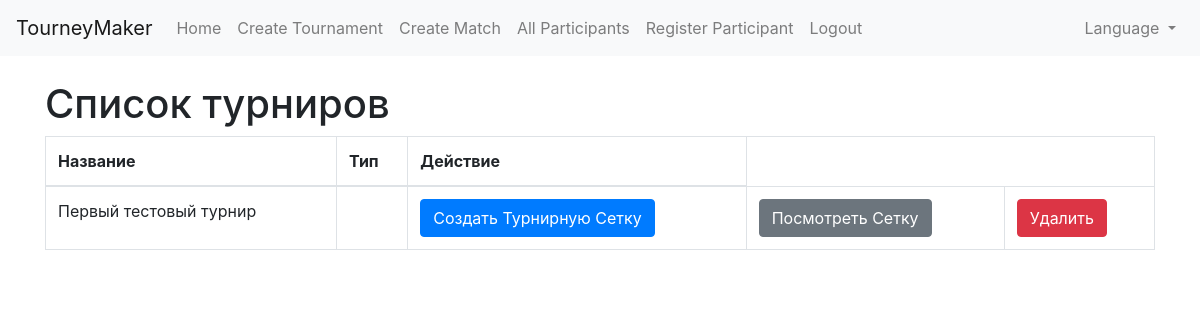
Page / (signed in) on the earlier database version.
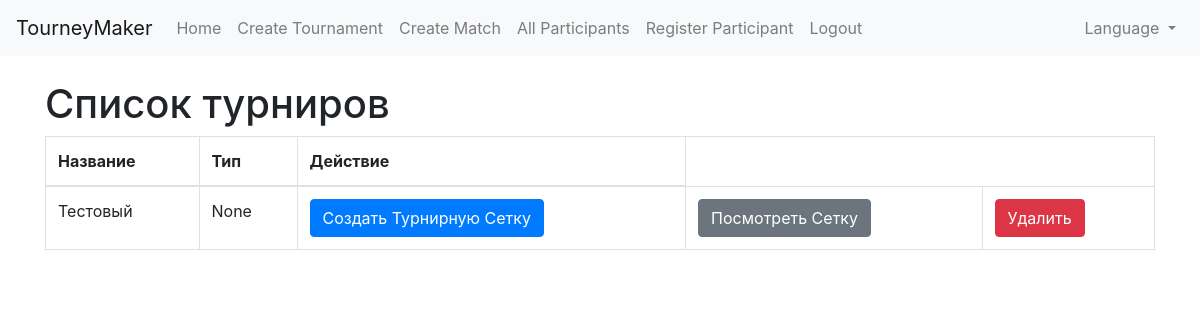
Same page on the later database version.
### tables this page shows
CREATE TABLE "tournaments"
(
    id      INTEGER
        primary key autoincrement,
    name    TEXT not null,
    type_id INTEGER
        references tournament_types
, description TEXT);

### app.py (the view)
@app.route('/')
@login_required
def index():
    conn = get_db_connection()
    tournaments = conn.execute('SELECT * FROM tournaments').fetchall()
    conn.close()
    return render_template('index.html', tournaments=tournaments)

### app.py (called while the page is built)
def login_required(f):
    @wraps(f)
    def decorated_function(*args, **kwargs):
        if 'user_id' not in session:
            flash('Пожалуйста, войдите в систему для доступа к этой странице.', 'warning')
            return redirect(url_for('login_user'))
        return f(*args, **kwargs)
    return decorated_function

def get_locale():
    if 'lang' in session:
        return session['lang']
    return request.accept_languages.best_match(LANGUAGES.keys())

@app.context_processor
def inject_globals():
    return {
        'locale': get_locale(),
        'LANGUAGES': LANGUAGES,
        'current_language': get_locale()
    }

def get_db_connection():
    conn = sqlite3.connect(DATABASE)
    conn.row_factory = sqlite3.Row
    return conn

### templates/index.html
{% extends 'layout.html' %}
{% block content %}
  <h1>Список турниров</h1>
  <table class="table table-bordered">
    <thead>
      <tr>
        <th>Название</th>
        <th>Тип</th>
        <th>Действие</th>
      </tr>
    </thead>
    <tbody>
      {% for tournament in tournaments %}
        <tr>
          <td>{{ tournament.name }}</td>
          <td>{{ tournament.type_id }}</td>
          <td>
            <form action="{{ url_for('create_bracket', tournament_id=tournament.id) }}" method="post">
                <button type="submit" class="btn btn-primary">Создать Турнирную Сетку</button>
            </form>
          </td>
          <td>
          <a href="{{ url_for('tournament_bracket', tournament_id=tournament.id) }}" class="btn btn-secondary">Посмотреть Сетку</a>
          </td>
          <td>
          <form action="{{ url_for('delete_tournament', tournament_id=tournament.id) }}" method="post" style="display:inline;">
              <button type="submit" class="btn btn-danger" onclick="return confirm('Вы уверены, что хотите удалить этот турнир?')">Удалить</button>
          </form>
          </td>
        </tr>
      {% endfor %}
    </tbody>
  </table>
{% endblock %}

### templates/layout.html (shortened to what this page needs)
<!doctype html>
<html lang="{{ locale }}">
<head>
    <link rel="stylesheet" href="https://stackpath.bootstrapcdn.com/bootstrap/4.5.2/css/bootstrap.min.css">
</head>
<body>
<nav class="navbar navbar-expand-lg navbar-light bg-light">
    <a class="navbar-brand" href="{{ url_for('index') }}">{{ gettext('TourneyMaker') }}</a>
    <div class="collapse navbar-collapse">
        <ul class="navbar-nav mr-auto">
    {% if 'user_id' in session %}
            <li class="nav-item"><a class="nav-link" href="{{ url_for('index') }}">{{ gettext('Home') }}</a></li>
            <li class="nav-item"><a class="nav-link" href="{{ url_for('create_tournament') }}">{{ gettext('Create Tournament') }}</a></li>
            <li class="nav-item"><a class="nav-link" href="{{ url_for('create_match') }}">{{ gettext('Create Match') }}</a></li>
            <li class="nav-item"><a class="nav-link" href="{{ url_for('participants') }}">{{ gettext('All Participants') }}</a></li>
            <li class="nav-item"><a class="nav-link" href="{{ url_for('register') }}">{{ gettext('Register Participant') }}</a></li>
            {% endif %}
            {% if 'user_id' in session %}
    <li class="nav-item"><a class="nav-link" href="{{ url_for('logout_user') }}">{{ gettext('Logout') }}</a></li>
{% endif %}
        </ul>
        <ul class="navbar-nav ml-auto">
            <li class="nav-item dropdown">
                <a class="nav-link dropdown-toggle" href="#" id="languageDropdown" role="button" data-toggle="dropdown" aria-haspopup="true" aria-expanded="false">
                    {{ _('Language') }}
                </a>
            </li>
        </ul>
    </div>
</nav>
<div class="container mt-4">
    {% block content %}{% endblock %}
</div>
</body>
</html>

Differences in the rows shown:
removed tournaments: name "Первый тестовый турнир"
added tournaments: name "Тестовый", type_id "None"
